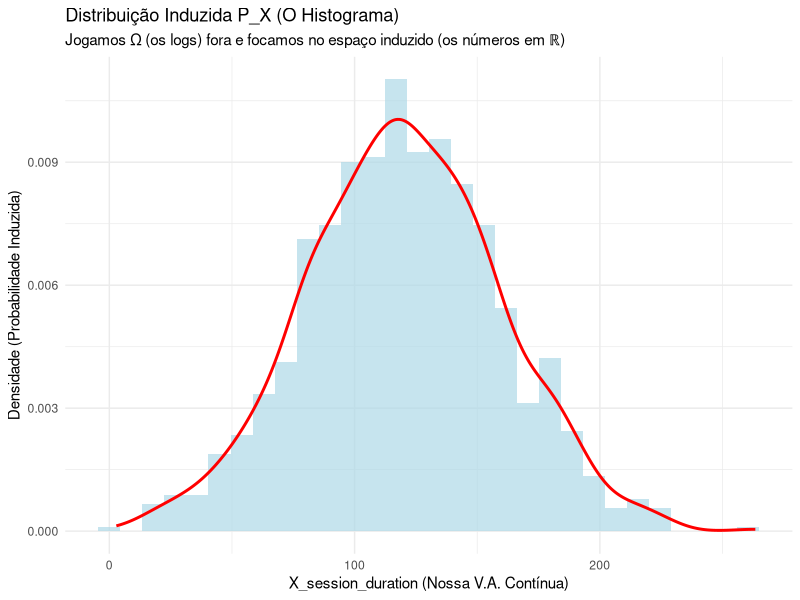

Write R code to recreate this figure.
## ---- chunk 1
#| message: false
#| warning: false
# Carregando pacotes
library(dplyr)
library(ggplot2)
library(tibble)

# 1. Nosso Espaço Amostral Omega (Ω)
# Cada linha (observação) é um resultado do experimento (ω)
# O data.frame em si é o nosso universo Omega
set.seed(42)
Omega_data <- tibble(
  user_id = 1:1000,
  # O 'evento bruto' ω pode ser um log complexo
  raw_event_log = paste0("user_id: ", user_id, ", time: ", rnorm(1000, 50, 20)),
  
  # FEATURES (Variáveis Aleatórias)
  # X é uma v.a. contínua (extraída do log)
  X_session_duration = abs(rnorm(1000, 120, 40)), 
  
  # Y é uma v.a. discreta (extraída do log)
  Y_click_count = rpois(1000, 1.5),
  
  # Z é uma v.a. binária (Função Indicadora)
  Z_is_vip = sample(c(0, 1), 1000, replace = TRUE, prob = c(0.9, 0.1))
)
## ---- chunk 2
#| echo: false
head(Omega_data) |> 
  kableExtra::kable("html") |> 
  kableExtra::kable_styling(full_width = F, bootstrap_options = c("striped", "hover")) 
## ---- chunk 3
# O evento A = {ω : X_session_duration(ω) <= 30}
# Este é o subconjunto de *usuários* (linhas) que satisfazem a condição.
evento_A <- Omega_data |>
  filter(X_session_duration <= 30)

cat("Número de usuários (ω) no evento {X <= 30}:", nrow(evento_A), "\n")

# Podemos calcular a probabilidade deste evento
P_A <- nrow(evento_A) / nrow(Omega_data)
cat("P(X <= 30) =", P_A, "\n")
## ---- chunk 4
#| warning: false
# P_X é a "distribuição de X"
# O histograma é a nossa visão empírica de P_X

ggplot(Omega_data, aes(x = X_session_duration)) +
  geom_histogram(aes(y = after_stat(density)), bins = 30, fill = "lightblue", alpha = 0.7) +
  geom_density(color = "red", linewidth = 1, alpha= 0.9) +
  labs(
    title = "Distribuição Induzida P_X (O Histograma)",
    subtitle = "Jogamos Ω (os logs) fora e focamos no espaço induzido (os números em ℝ)",
    x = "X_session_duration (Nossa V.A. Contínua)",
    y = "Densidade (Probabilidade Induzida)"
  ) +
  theme_minimal()
## ---- chunk 5
#| eval=FALSE
Omega_data |>
  count(Z_is_vip) |> # Agrupa pelos valores da v.a.
  mutate(P_Z = n / sum(n)) # Calcula a probabilidade induzida
## ---- chunk 6
#| echo=FALSE
Omega_data |>
  count(Z_is_vip) |> # Agrupa pelos valores da v.a.
  mutate(P_Z = n / sum(n)) |> # Calcula a probabilidade induzida
  kableExtra::kable("html") |> 
  kableExtra::kable_styling(full_width = F, bootstrap_options = c("striped", "hover")) 
